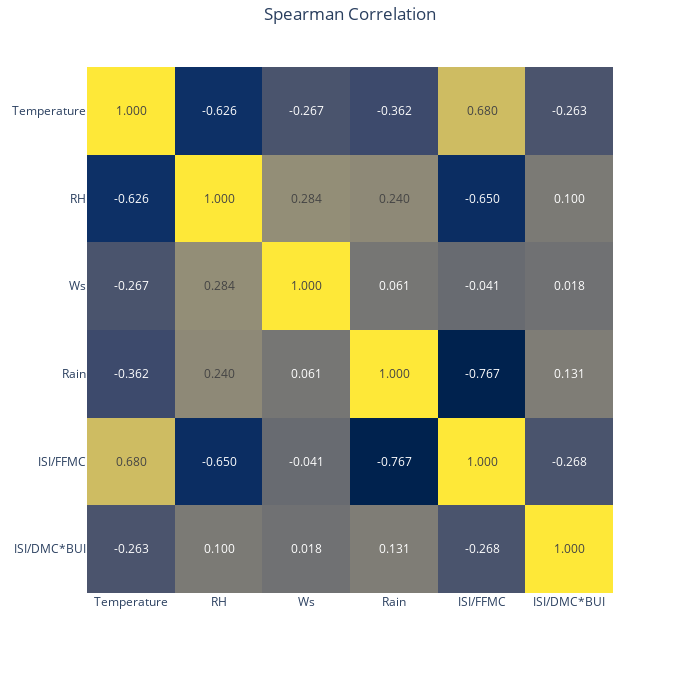

Notebook cell for this chart:
### Code cell
# FWI is calculated from FFMC, DMC and ISI and is the world wide accepted indx for fire prediction

df2=X_train_scaled_df.copy()

#df2=X_train.copy()


######################################################

fig = px.imshow(df2.corr(method='spearman',numeric_only=True),text_auto='.3f',color_continuous_scale='Cividis',
          title='Spearman Correlation')
fig.update_coloraxes(showscale=False)
fig.update_layout(margin=dict(t=40,pad=0),
                  title_x=0.5,
                  height=700,width=700,
                  paper_bgcolor = "rgba(0,0,0,0)",
                    plot_bgcolor = "rgba(0,0,0,0)",                  
                    margin_autoexpand=True,
                    font=dict(size = 12))

fig.update_yaxes(automargin=True)


fig.show()
#######################
pio.write_html(fig,file ='../Regression/tuned_models_raw4_4/Corerlation_engineered.html')

### Figure 1 — Plotly figure (JSON) as saved in the notebook; plotly's stock layout.template omitted (floating-point values rounded to 4 significant figures)
{"data": [{"coloraxis": "coloraxis", "hovertemplate": "x: %{x}<br>y: %{y}<br>color: %{z}<extra></extra>", "name": "0", "texttemplate": "%{z:.3f}", "type": "heatmap", "x": ["Temperature", "RH", "Ws", "Rain", "ISI/FFMC", "ISI/DMC*BUI"], "xaxis": "x", "y": ["Temperature", "RH", "Ws", "Rain", "ISI/FFMC", "ISI/DMC*BUI"], "yaxis": "y", "z": [[1, -0.6258, -0.2666, -0.362, 0.6797, -0.2631], [-0.6258, 1, 0.2837, 0.2404, -0.6504, 0.1001], [-0.2666, 0.2837, 1, 0.06117, -0.04087, 0.01758], [-0.362, 0.2404, 0.06117, 1, -0.7672, 0.1307], [0.6797, -0.6504, -0.04087, -0.7672, 1, -0.2683], [-0.2631, 0.1001, 0.01758, 0.1307, -0.2683, 1]]}], "layout": {"coloraxis": {"colorscale": [[0, "#00224e"], [0.1111, "#123570"], [0.2222, "#3b496c"], [0.3333, "#575d6d"], [0.4444, "#707173"], [0.5556, "#8a8678"], [0.6667, "#a59c74"], [0.7778, "#c3b369"], [0.8889, "#e1cc55"], [1, "#fee838"]], "showscale": false}, "font": {"size": 12}, "height": 700, "margin": {"autoexpand": true, "pad": 0, "t": 40}, "paper_bgcolor": "rgba(0, 0, 0, 0)", "plot_bgcolor": "rgba(0, 0, 0, 0)", "title": {"text": "Spearman Correlation", "x": 0.5}, "width": 700, "xaxis": {"anchor": "y", "autorange": true, "constrain": "domain", "domain": [0, 1], "range": [-0.5, 5.5], "scaleanchor": "y", "type": "category"}, "yaxis": {"anchor": "x", "automargin": true, "autorange": true, "constrain": "domain", "domain": [0.04655, 0.9534], "range": [5.5, -0.5], "type": "category"}}}
